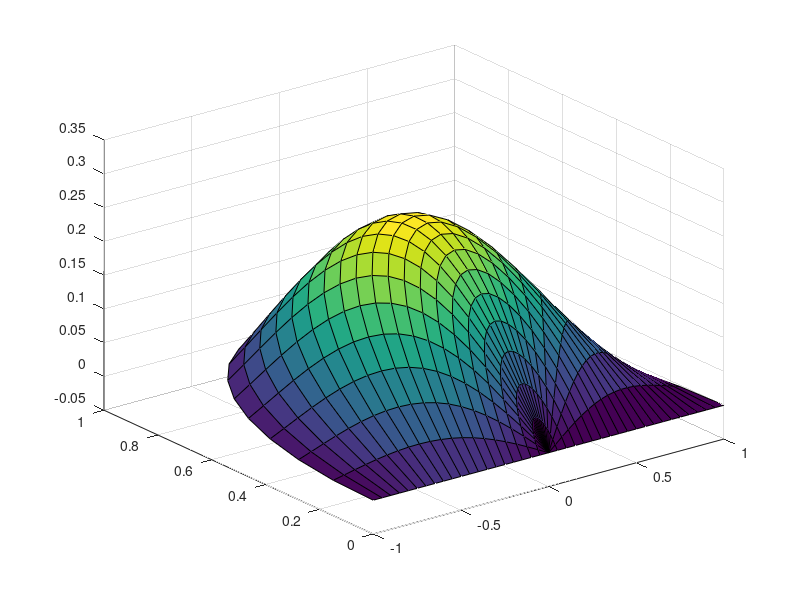

This figure's MATLAB source:
clear; clc; close all;

tic

L = 1;
M = pi;

n_terms = 10;

k = 0.1;

r = 0 : L/20.0 : L;
theta = 0 : pi/20.0 : pi;

%set time
t = 0.1;

Theta_m = zeros(n_terms,1);
R_mn = zeros(n_terms);
rho_m = zeros(n_terms,1);
mu_mn = zeros(n_terms);
T_mn = zeros(n_terms);
C_mn = zeros(n_terms);
u_mn = zeros(length(r),length(theta),n_terms, n_terms);
u = zeros(length(r),length(theta));

for m = 0 : n_terms-1
    
    %Define rho_m
    rho_m(m+1) = m+1;
    
    %Define mu_mn
    p_mu = 0.001 : 0.001 : 100;
    
    bessel_value = besselj(m+1,p_mu);
    
    ng = 1;
    
    for i = 2 : length(bessel_value)
        
        if bessel_value(i) < 0 && bessel_value(i-1) > 0 %goes pos to neg
            if ng < n_terms+1
            mu_mn(m+1,ng) = p_mu(i);
            ng = ng + 1;
            end
        end
        
        if bessel_value(i) > 0 && bessel_value(i-1) < 0 %goes neg to pos
            
            if ng < n_terms+1
            mu_mn(m+1,ng) = p_mu(i);
            ng = ng + 1;
            end
        end
        
    end
    
    
    for n = 0 : n_terms-1
        
        
        %mu_mn(n+1,m+1) = (n+1)*pi/2;
        
        %Define C_mn
        fun = @(r,theta) (r-r.^3).*sin((m+1).*theta).*besselj(m+1,mu_mn(m+1,n+1).*r).*sin((m+1).*theta).*r;
        
        top = integral2(fun,0,1,0,pi);
        
        fun_r = @(r)  besselj(m+1,mu_mn(m+1,n+1).*r).^(2.0).*r;
        
        fun_theta = @(theta) sin((m+1).*theta).^2.0;
        
        int_r = integral(fun_r,0,L);
        
        int_theta = integral(fun_theta,0,pi);
        
        bot = int_theta*int_r;
        
        C_mn(m+1,n+1) = top/bot;
        
        %Define Tmn
        T_mn(m+1,n+1) = exp(-mu_mn(m+1,n+1).^2.0*pi*k*t);
        
        for i = 1 : length(r)
            
            %Define R_mn
            R_mn(m+1,n+1) = besselj(m+1,mu_mn(m+1,n+1)*r(i));
            
            for j = 1 : length(theta)
                
                %Define Theta_m
                Theta_m(n+1) = sin((m+1)*theta(j));
             
                %calculate u_mn
                u_mn(i,j,m+1,n+1) = T_mn(m+1,n+1)*Theta_m(m+1)*R_mn(m+1,n+1)*C_mn(m+1,n+1);
                
            end
            
        end
        
        u = u + u_mn(:,:,m+1,n+1);
        
    end
    
end

u = zeros(length(r),length(theta));

for m = 1 : n_terms
    
    for n = 1 : n_terms
        
        u = u + u_mn(:,:,m,n);
        
    end
    
end

toc

[R,Theta] = meshgrid(r,theta);

surf(R.*cos(Theta),R.*sin(Theta),u');
